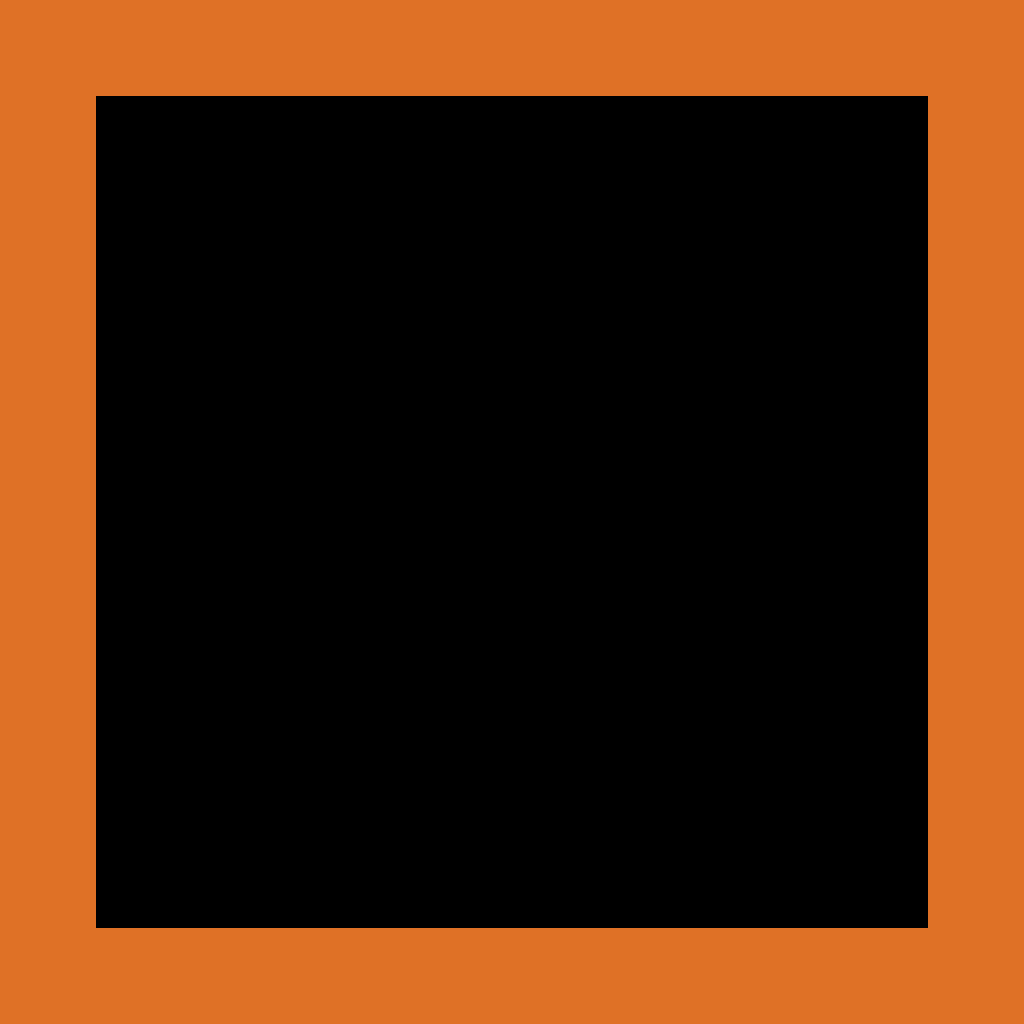

A 2D game scene composited from a Tiled map and its tileset images. What follows is a short description and the map's XML, with every tile layer's data as written:
An orthogonal 32x32 tile map with 32x32 px tiles, 1 tile layer (background).

<map version="1.5" tiledversion="1.7.2" orientation="orthogonal" renderorder="right-down" width="32" height="32" tilewidth="32" tileheight="32" infinite="0" nextlayerid="2" nextobjectid="1">
 <tileset firstgid="1" source="tiles.tsx" />
 <layer id="1" name="background" width="32" height="32">
  <data encoding="csv">
1,1,1,1,1,1,1,1,1,1,1,1,1,1,1,1,1,1,1,1,1,1,1,1,1,1,1,1,1,1,1,1,
1,1,1,1,1,1,1,1,1,1,1,1,1,1,1,1,1,1,1,1,1,1,1,1,1,1,1,1,1,1,1,1,
1,1,1,1,1,1,1,1,1,1,1,1,1,1,1,1,1,1,1,1,1,1,1,1,1,1,1,1,1,1,1,1,
1,1,1,0,0,0,0,0,0,0,0,0,0,0,0,0,0,0,0,0,0,0,0,0,0,0,0,0,0,1,1,1,
1,1,1,0,0,0,0,0,0,0,0,0,0,0,0,0,0,0,0,0,0,0,0,0,0,0,0,0,0,1,1,1,
1,1,1,0,0,0,0,0,0,0,0,0,0,0,0,0,0,0,0,0,0,0,0,0,0,0,0,0,0,1,1,1,
1,1,1,0,0,0,0,0,0,0,0,0,0,0,0,0,0,0,0,0,0,0,0,0,0,0,0,0,0,1,1,1,
1,1,1,0,0,0,0,0,0,0,0,0,0,0,0,0,0,0,0,0,0,0,0,0,0,0,0,0,0,1,1,1,
1,1,1,0,0,0,0,0,0,0,0,0,0,0,0,0,0,0,0,0,0,0,0,0,0,0,0,0,0,1,1,1,
1,1,1,0,0,0,0,0,0,0,0,0,0,0,0,0,0,0,0,0,0,0,0,0,0,0,0,0,0,1,1,1,
1,1,1,0,0,0,0,0,0,0,0,0,0,0,0,0,0,0,0,0,0,0,0,0,0,0,0,0,0,1,1,1,
1,1,1,0,0,0,0,0,0,0,0,0,0,0,0,0,0,0,0,0,0,0,0,0,0,0,0,0,0,1,1,1,
1,1,1,0,0,0,0,0,0,0,0,0,0,0,0,0,0,0,0,0,0,0,0,0,0,0,0,0,0,1,1,1,
1,1,1,0,0,0,0,0,0,0,0,0,0,0,0,0,0,0,0,0,0,0,0,0,0,0,0,0,0,1,1,1,
1,1,1,0,0,0,0,0,0,0,0,0,0,0,0,0,0,0,0,0,0,0,0,0,0,0,0,0,0,1,1,1,
1,1,1,0,0,0,0,0,0,0,0,0,0,0,0,0,0,0,0,0,0,0,0,0,0,0,0,0,0,1,1,1,
1,1,1,0,0,0,0,0,0,0,0,0,0,0,0,0,0,0,0,0,0,0,0,0,0,0,0,0,0,1,1,1,
1,1,1,0,0,0,0,0,0,0,0,0,0,0,0,0,0,0,0,0,0,0,0,0,0,0,0,0,0,1,1,1,
1,1,1,0,0,0,0,0,0,0,0,0,0,0,0,0,0,0,0,0,0,0,0,0,0,0,0,0,0,1,1,1,
1,1,1,0,0,0,0,0,0,0,0,0,0,0,0,0,0,0,0,0,0,0,0,0,0,0,0,0,0,1,1,1,
1,1,1,0,0,0,0,0,0,0,0,0,0,0,0,0,0,0,0,0,0,0,0,0,0,0,0,0,0,1,1,1,
1,1,1,0,0,0,0,0,0,0,0,0,0,0,0,0,0,0,0,0,0,0,0,0,0,0,0,0,0,1,1,1,
1,1,1,0,0,0,0,0,0,0,0,0,0,0,0,0,0,0,0,0,0,0,0,0,0,0,0,0,0,1,1,1,
1,1,1,0,0,0,0,0,0,0,0,0,0,0,0,0,0,0,0,0,0,0,0,0,0,0,0,0,0,1,1,1,
1,1,1,0,0,0,0,0,0,0,0,0,0,0,0,0,0,0,0,0,0,0,0,0,0,0,0,0,0,1,1,1,
1,1,1,0,0,0,0,0,0,0,0,0,0,0,0,0,0,0,0,0,0,0,0,0,0,0,0,0,0,1,1,1,
1,1,1,0,0,0,0,0,0,0,0,0,0,0,0,0,0,0,0,0,0,0,0,0,0,0,0,0,0,1,1,1,
1,1,1,0,0,0,0,0,0,0,0,0,0,0,0,0,0,0,0,0,0,0,0,0,0,0,0,0,0,1,1,1,
1,1,1,0,0,0,0,0,0,0,0,0,0,0,0,0,0,0,0,0,0,0,0,0,0,0,0,0,0,1,1,1,
1,1,1,1,1,1,1,1,1,1,1,1,1,1,1,1,1,1,1,1,1,1,1,1,1,1,1,1,1,1,1,1,
1,1,1,1,1,1,1,1,1,1,1,1,1,1,1,1,1,1,1,1,1,1,1,1,1,1,1,1,1,1,1,1,
1,1,1,1,1,1,1,1,1,1,1,1,1,1,1,1,1,1,1,1,1,1,1,1,1,1,1,1,1,1,1,1
</data>
 </layer>
</map>
